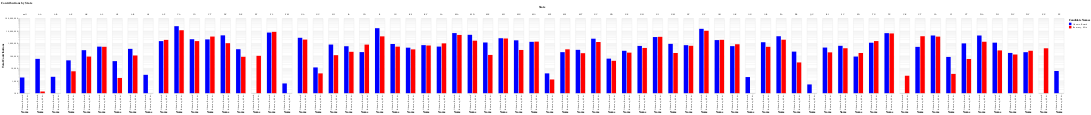

Notebook cell for this chart:
### Markdown cell above
## Task 5.1 Grouped Bar Charts (7.5 points)

Let us start with something simple that should nevertheless make you try multiple ideas in Altair. We are going to create a grouped bar chart where we display the total amount of contributions obtained by Obama and Romney for each state. So there will be a "group" for Texas, one for California and so on. Within each group, there will be two bars - one for Obama and one for Romney. The y-axis will be the sum of the contribution amounts.

Here is the checklist of things that your chart should be able to handle.

1. Think carefully about the visual channels. Hint: you will need X, Y, Color and Column. Which attribute should be associated with which channel?
2. You should have to do an aggregation operation of sum for the contribution amount.
3. Your chart should have the title of "Contributions by State"
4. The X axis should have the title of "Name"
5. The Y axis should have the title of "Total Contributions"
6. The Y axis should use log scale.
7. The legend should have the title "Candidate Names"
8. The bars should use blue for Obama and red for Romney.
9. The column field should have a title of "State"

Hint: Even though this looks too complicated, the code will be less than 8-10 lines. 

You can see a sample plot below. Your plot should look something like or better than this. Pro tip: open it in a different viewer (e.g. browser) for seeing it in full glory.

![T5.1](resources/t51.svg)

### Code cell
"Write your code here"
import numpy as np

contb_to_cand_per_state = fec_df[['contbr_st', 'cand_nm', 'contb_receipt_amt']]

bars = alt.Chart(contb_to_cand_per_state).mark_bar().encode(
    x=alt.X('cand_nm:N', title='Name'),
    y=alt.Y('sum(contb_receipt_amt)', title='Total Contributions', scale=alt.Scale(type='log')),
    color=alt.Color('cand_nm',
                    scale=alt.Scale(
                        domain=['Obama, Barack', 'Romney, Mitt'],
                        range=['blue', 'red']
                    ),
                    title='Candidate Names'
                    ),
    column=alt.Column('contbr_st:N', title='State'),
).properties(
    title = 'Contributions by State'
)

bars

### Figure 1 — Vega specification as saved in the notebook (floating-point values rounded to 4 significant figures)
{"$schema": "https://vega.github.io/schema/vega/v5.json", "data": [{"name": "source_0", "values": [{"cand_nm": "Romney, Mitt", "contbr_st": "AA", "sum_contb_receipt_amt": 135.0}, {"cand_nm": "Romney, Mitt", "contbr_st": "AE", "sum_contb_receipt_amt": 5680.0}, {"cand_nm": "Romney, Mitt", "contbr_st": "AK", "sum_contb_receipt_amt": 86200.0}, {"cand_nm": "Romney, Mitt", "contbr_st": "AL", "sum_contb_receipt_amt": 527300.0}, {"cand_nm": "Romney, Mitt", "contbr_st": "AP", "sum_contb_receipt_amt": 1655.0}, {"cand_nm": "Romney, Mitt", "contbr_st": "AR", "sum_contb_receipt_amt": 105600.0}, {"cand_nm": "Romney, Mitt", "contbr_st": "AZ", "sum_contb_receipt_amt": 1888000.0}, {"cand_nm": "Romney, Mitt", "contbr_st": "CA", "sum_contb_receipt_amt": 11240000.0}, {"cand_nm": "Romney, Mitt", "contbr_st": "CO", "sum_contb_receipt_amt": 1507000.0}, {"cand_nm": "Romney, Mitt", "contbr_st": "CT", "sum_contb_receipt_amt": 3499000.0}, {"cand_nm": "Romney, Mitt", "contbr_st": "DC", "sum_contb_receipt_amt": 1025000.0}, {"cand_nm": "Romney, Mitt", "contbr_st": "DE", "sum_contb_receipt_amt": 82710.0}, {"cand_nm": "Romney, Mitt", "contbr_st": "FF", "sum_contb_receipt_amt": 99030.0}, {"cand_nm": "Romney, Mitt", "contbr_st": "FL", "sum_contb_receipt_amt": 8338000.0}, {"cand_nm": "Romney, Mitt", "contbr_st": "GA", "sum_contb_receipt_amt": 1996000.0}, {"cand_nm": "Romney, Mitt", "contbr_st": "GU", "sum_contb_receipt_amt": 3850.0}, {"cand_nm": "Romney, Mitt", "contbr_st": "HI", "sum_contb_receipt_amt": 111800.0}, {"cand_nm": "Romney, Mitt", "contbr_st": "IA", "sum_contb_receipt_amt": 208500.0}, {"cand_nm": "Romney, Mitt", "contbr_st": "ID", "sum_contb_receipt_amt": 787200.0}, {"cand_nm": "Romney, Mitt", "contbr_st": "IL", "sum_contb_receipt_amt": 3629000.0}, {"cand_nm": "Romney, Mitt", "contbr_st": "IN", "sum_contb_receipt_amt": 542100.0}, {"cand_nm": "Romney, Mitt", "contbr_st": "KS", "sum_contb_receipt_amt": 326600.0}, {"cand_nm": "Romney, Mitt", "contbr_st": "KY", "sum_contb_receipt_amt": 666900.0}, {"cand_nm": "Romney, Mitt", "contbr_st": "LA", "sum_contb_receipt_amt": 991200.0}, {"cand_nm": "Romney, Mitt", "contbr_st": "MA", "sum_contb_receipt_amt": 4711000.0}, {"cand_nm": "Romney, Mitt", "contbr_st": "MD", "sum_contb_receipt_amt": 1634000.0}, {"cand_nm": "Romney, Mitt", "contbr_st": "ME", "sum_contb_receipt_amt": 117200.0}, {"cand_nm": "Romney, Mitt", "contbr_st": "MI", "sum_contb_receipt_amt": 2448000.0}, {"cand_nm": "Romney, Mitt", "contbr_st": "MN", "sum_contb_receipt_amt": 293700.0}, {"cand_nm": "Romney, Mitt", "contbr_st": "MO", "sum_contb_receipt_amt": 1371000.0}, {"cand_nm": "Romney, Mitt", "contbr_st": "MP", "sum_contb_receipt_amt": 1250.0}, {"cand_nm": "Romney, Mitt", "contbr_st": "MS", "sum_contb_receipt_amt": 330200.0}, {"cand_nm": "Romney, Mitt", "contbr_st": "MT", "sum_contb_receipt_amt": 161600.0}, {"cand_nm": "Romney, Mitt", "contbr_st": "NC", "sum_contb_receipt_amt": 1274000.0}, {"cand_nm": "Romney, Mitt", "contbr_st": "ND", "sum_contb_receipt_amt": 39390.0}, {"cand_nm": "Romney, Mitt", "contbr_st": "NE", "sum_contb_receipt_amt": 178600.0}, {"cand_nm": "Romney, Mitt", "contbr_st": "NH", "sum_contb_receipt_amt": 424800.0}, {"cand_nm": "Romney, Mitt", "contbr_st": "NJ", "sum_contb_receipt_amt": 3333000.0}, {"cand_nm": "Romney, Mitt", "contbr_st": "NM", "sum_contb_receipt_amt": 168000.0}, {"cand_nm": "Romney, Mitt", "contbr_st": "NV", "sum_contb_receipt_amt": 630000.0}, {"cand_nm": "Romney, Mitt", "contbr_st": "NY", "sum_contb_receipt_amt": 10180000.0}, {"cand_nm": "Romney, Mitt", "contbr_st": "OH", "sum_contb_receipt_amt": 1902000.0}, {"cand_nm": "Romney, Mitt", "contbr_st": "OK", "sum_contb_receipt_amt": 839500.0}, {"cand_nm": "Romney, Mitt", "contbr_st": "OR", "sum_contb_receipt_amt": 526200.0}, {"cand_nm": "Romney, Mitt", "contbr_st": "PA", "sum_contb_receipt_amt": 1942000.0}, {"cand_nm": "Romney, Mitt", "contbr_st": "PR", "sum_contb_receipt_amt": 29120.0}, {"cand_nm": "Romney, Mitt", "contbr_st": "RI", "sum_contb_receipt_amt": 187900.0}, {"cand_nm": "Romney, Mitt", "contbr_st": "SC", "sum_contb_receipt_amt": 402700.0}, {"cand_nm": "Romney, Mitt", "contbr_st": "SD", "sum_contb_receipt_amt": 166600.0}, {"cand_nm": "Romney, Mitt", "contbr_st": "TN", "sum_contb_receipt_amt": 1517000.0}, {"cand_nm": "Romney, Mitt", "contbr_st": "TX", "sum_contb_receipt_amt": 6222000.0}, {"cand_nm": "Romney, Mitt", "contbr_st": "UK", "sum_contb_receipt_amt": 2500.0}, {"cand_nm": "Romney, Mitt", "contbr_st": "UT", "sum_contb_receipt_amt": 3717000.0}, {"cand_nm": "Romney, Mitt", "contbr_st": "VA", "sum_contb_receipt_amt": 3466000.0}, {"cand_nm": "Romney, Mitt", "contbr_st": "VI", "sum_contb_receipt_amt": 3500.0}, {"cand_nm": "Romney, Mitt", "contbr_st": "VT", "sum_contb_receipt_amt": 55230.0}, {"cand_nm": "Romney, Mitt", "contbr_st": "WA", "sum_contb_receipt_amt": 1342000.0}, {"cand_nm": "Romney, Mitt", "contbr_st": "WI", "sum_contb_receipt_amt": 270300.0}, {"cand_nm": "Romney, Mitt", "contbr_st": "WV", "sum_contb_receipt_amt": 126700.0}, {"cand_nm": "Romney, Mitt", "contbr_st": "WY", "sum_contb_receipt_amt": 252600.0}, {"cand_nm": "Romney, Mitt", "contbr_st": "XX", "sum_contb_receipt_amt": 400200.0}, {"cand_nm": "Obama, Barack", "contbr_st": "AA", "sum_contb_receipt_amt": 56400.0}, {"cand_nm": "Obama, Barack", "contbr_st": "AB", "sum_contb_receipt_amt": 2048.0}, {"cand_nm": "Obama, Barack", "contbr_st": "AE", "sum_contb_receipt_amt": 42970.0}, {"cand_nm": "Obama, Barack", "contbr_st": "AK", "sum_contb_receipt_amt": 281800.0}, {"cand_nm": "Obama, Barack", "contbr_st": "AL", "sum_contb_receipt_amt": 543100.0}, {"cand_nm": "Obama, Barack", "contbr_st": "AP", "sum_contb_receipt_amt": 37130.0}, {"cand_nm": "Obama, Barack", "contbr_st": "AR", "sum_contb_receipt_amt": 359200.0}, {"cand_nm": "Obama, Barack", "contbr_st": "AS", "sum_contb_receipt_amt": 2955.0}, {"cand_nm": "Obama, Barack", "contbr_st": "AZ", "sum_contb_receipt_amt": 1506000.0}, {"cand_nm": "Obama, Barack", "contbr_st": "CA", "sum_contb_receipt_amt": 23820000.0}, {"cand_nm": "Obama, Barack", "contbr_st": "CO", "sum_contb_receipt_amt": 2132000.0}, {"cand_nm": "Obama, Barack", "contbr_st": "CT", "sum_contb_receipt_amt": 2068000.0}, {"cand_nm": "Obama, Barack", "contbr_st": "DC", "sum_contb_receipt_amt": 4374000.0}, {"cand_nm": "Obama, Barack", "contbr_st": "DE", "sum_contb_receipt_amt": 336700.0}, {"cand_nm": "Obama, Barack", "contbr_st": "FL", "sum_contb_receipt_amt": 7318000.0}, {"cand_nm": "Obama, Barack", "contbr_st": "FM", "sum_contb_receipt_amt": 600.0}, {"cand_nm": "Obama, Barack", "contbr_st": "GA", "sum_contb_receipt_amt": 2786000.0}, {"cand_nm": "Obama, Barack", "contbr_st": "GU", "sum_contb_receipt_amt": 11580.0}, {"cand_nm": "Obama, Barack", "contbr_st": "HI", "sum_contb_receipt_amt": 795200.0}, {"cand_nm": "Obama, Barack", "contbr_st": "IA", "sum_contb_receipt_amt": 584800.0}, {"cand_nm": "Obama, Barack", "contbr_st": "ID", "sum_contb_receipt_amt": 197500.0}, {"cand_nm": "Obama, Barack", "contbr_st": "IL", "sum_contb_receipt_amt": 16440000.0}, {"cand_nm": "Obama, Barack", "contbr_st": "IN", "sum_contb_receipt_amt": 883700.0}, {"cand_nm": "Obama, Barack", "contbr_st": "KS", "sum_contb_receipt_amt": 448000.0}, {"cand_nm": "Obama, Barack", "contbr_st": "KY", "sum_contb_receipt_amt": 715000.0}, {"cand_nm": "Obama, Barack", "contbr_st": "LA", "sum_contb_receipt_amt": 548000.0}, {"cand_nm": "Obama, Barack", "contbr_st": "MA", "sum_contb_receipt_amt": 6649000.0}, {"cand_nm": "Obama, Barack", "contbr_st": "MD", "sum_contb_receipt_amt": 4833000.0}, {"cand_nm": "Obama, Barack", "contbr_st": "ME", "sum_contb_receipt_amt": 1168000.0}, {"cand_nm": "Obama, Barack", "contbr_st": "MI", "sum_contb_receipt_amt": 2570000.0}, {"cand_nm": "Obama, Barack", "contbr_st": "MN", "sum_contb_receipt_amt": 1744000.0}, {"cand_nm": "Obama, Barack", "contbr_st": "MO", "sum_contb_receipt_amt": 1321000.0}, {"cand_nm": "Obama, Barack", "contbr_st": "MP", "sum_contb_receipt_amt": 3855.0}, {"cand_nm": "Obama, Barack", "contbr_st": "MS", "sum_contb_receipt_amt": 195200.0}, {"cand_nm": "Obama, Barack", "contbr_st": "MT", "sum_contb_receipt_amt": 300200.0}, {"cand_nm": "Obama, Barack", "contbr_st": null, "sum_contb_receipt_amt": 1800.0}, {"cand_nm": "Obama, Barack", "contbr_st": "NC", "sum_contb_receipt_amt": 2357000.0}, {"cand_nm": "Obama, Barack", "contbr_st": "ND", "sum_contb_receipt_amt": 59000.0}, {"cand_nm": "Obama, Barack", "contbr_st": "NE", "sum_contb_receipt_amt": 251300.0}, {"cand_nm": "Obama, Barack", "contbr_st": "NH", "sum_contb_receipt_amt": 617000.0}, {"cand_nm": "Obama, Barack", "contbr_st": "NJ", "sum_contb_receipt_amt": 3203000.0}, {"cand_nm": "Obama, Barack", "contbr_st": "NM", "sum_contb_receipt_amt": 906200.0}, {"cand_nm": "Obama, Barack", "contbr_st": "NV", "sum_contb_receipt_amt": 710700.0}, {"cand_nm": "Obama, Barack", "contbr_st": "NY", "sum_contb_receipt_amt": 14650000.0}, {"cand_nm": "Obama, Barack", "contbr_st": "OH", "sum_contb_receipt_amt": 1823000.0}, {"cand_nm": "Obama, Barack", "contbr_st": "OK", "sum_contb_receipt_amt": 594300.0}, {"cand_nm": "Obama, Barack", "contbr_st": "ON", "sum_contb_receipt_amt": 1955.0}, {"cand_nm": "Obama, Barack", "contbr_st": "OR", "sum_contb_receipt_amt": 1223000.0}, {"cand_nm": "Obama, Barack", "contbr_st": "PA", "sum_contb_receipt_amt": 3713000.0}, {"cand_nm": "Obama, Barack", "contbr_st": "PR", "sum_contb_receipt_amt": 216000.0}, {"cand_nm": "Obama, Barack", "contbr_st": "QU", "sum_contb_receipt_amt": 500.0}, {"cand_nm": "Obama, Barack", "contbr_st": "RI", "sum_contb_receipt_amt": 457400.0}, {"cand_nm": "Obama, Barack", "contbr_st": "SC", "sum_contb_receipt_amt": 630700.0}, {"cand_nm": "Obama, Barack", "contbr_st": "SD", "sum_contb_receipt_amt": 86530.0}, {"cand_nm": "Obama, Barack", "contbr_st": "TN", "sum_contb_receipt_amt": 1119000.0}, {"cand_nm": "Obama, Barack", "contbr_st": "TX", "sum_contb_receipt_amt": 6571000.0}, {"cand_nm": "Obama, Barack", "contbr_st": "UT", "sum_contb_receipt_amt": 519900.0}, {"cand_nm": "Obama, Barack", "contbr_st": "VA", "sum_contb_receipt_amt": 4260000.0}, {"cand_nm": "Obama, Barack", "contbr_st": "VI", "sum_contb_receipt_amt": 80710.0}, {"cand_nm": "Obama, Barack", "contbr_st": "VT", "sum_contb_receipt_amt": 986500.0}, {"cand_nm": "Obama, Barack", "contbr_st": "WA", "sum_contb_receipt_amt": 4251000.0}, {"cand_nm": "Obama, Barack", "contbr_st": "WI", "sum_contb_receipt_amt": 1130000.0}, {"cand_nm": "Obama, Barack", "contbr_st": "WV", "sum_contb_receipt_amt": 169200.0}, {"cand_nm": "Obama, Barack", "contbr_st": "WY", "sum_contb_receipt_amt": 194000.0}, {"cand_nm": "Obama, Barack", "contbr_st": "ZZ", "sum_contb_receipt_amt": 5963.0}]}, {"name": "column_domain", "values": [{"contbr_st": "AA", "count": 2}, {"contbr_st": "AE", "count": 2}, {"contbr_st": "AK", "count": 2}, {"contbr_st": "AL", "count": 2}, {"contbr_st": "AP", "count": 2}, {"contbr_st": "AR", "count": 2}, {"contbr_st": "AZ", "count": 2}, {"contbr_st": "CA", "count": 2}, {"contbr_st": "CO", "count": 2}, {"contbr_st": "CT", "count": 2}, {"contbr_st": "DC", "count": 2}, {"contbr_st": "DE", "count": 2}, {"contbr_st": "FF", "count": 1}, {"contbr_st": "FL", "count": 2}, {"contbr_st": "GA", "count": 2}, {"contbr_st": "GU", "count": 2}, {"contbr_st": "HI", "count": 2}, {"contbr_st": "IA", "count": 2}, {"contbr_st": "ID", "count": 2}, {"contbr_st": "IL", "count": 2}, {"contbr_st": "IN", "count": 2}, {"contbr_st": "KS", "count": 2}, {"contbr_st": "KY", "count": 2}, {"contbr_st": "LA", "count": 2}, {"contbr_st": "MA", "count": 2}, {"contbr_st": "MD", "count": 2}, {"contbr_st": "ME", "count": 2}, {"contbr_st": "MI", "count": 2}, {"contbr_st": "MN", "count": 2}, {"contbr_st": "MO", "count": 2}, {"contbr_st": "MP", "count": 2}, {"contbr_st": "MS", "count": 2}, {"contbr_st": "MT", "count": 2}, {"contbr_st": "NC", "count": 2}, {"contbr_st": "ND", "count": 2}, {"contbr_st": "NE", "count": 2}, {"contbr_st": "NH", "count": 2}, {"contbr_st": "NJ", "count": 2}, {"contbr_st": "NM", "count": 2}, {"contbr_st": "NV", "count": 2}, {"contbr_st": "NY", "count": 2}, {"contbr_st": "OH", "count": 2}, {"contbr_st": "OK", "count": 2}, {"contbr_st": "OR", "count": 2}, {"contbr_st": "PA", "count": 2}, {"contbr_st": "PR", "count": 2}, {"contbr_st": "RI", "count": 2}, {"contbr_st": "SC", "count": 2}, {"contbr_st": "SD", "count": 2}, {"contbr_st": "TN", "count": 2}, {"contbr_st": "TX", "count": 2}, {"contbr_st": "UK", "count": 1}, {"contbr_st": "UT", "count": 2}, {"contbr_st": "VA", "count": 2}, {"contbr_st": "VI", "count": 2}, {"contbr_st": "VT", "count": 2}, {"contbr_st": "WA", "count": 2}, {"contbr_st": "WI", "count": 2}, {"contbr_st": "WV", "count": 2}, {"contbr_st": "WY", "count": 2}, {"contbr_st": "XX", "count": 1}, {"contbr_st": "AB", "count": 1}, {"contbr_st": "AS", "count": 1}, {"contbr_st": "FM", "count": 1}, {"contbr_st": null, "count": 1}, {"contbr_st": "ON", "count": 1}, {"contbr_st": "QU", "count": 1}, {"contbr_st": "ZZ", "count": 1}]}, {"name": "source_0_x_domain_cand_nm", "values": [{"cand_nm": "Romney, Mitt"}, {"cand_nm": "Obama, Barack"}]}], "signals": [{"name": "x_step", "value": 20}, {"name": "child_width", "update": "bandspace(domain('x').length, 0.1, 0.05) * x_step"}, {"name": "child_height", "value": 300}], "marks": [{"type": "group", "name": "column-title", "title": {"text": "State", "offset": 10, "style": "guide-title"}, "role": "column-title"}, {"type": "group", "name": "row_header", "encode": {"update": {"height": {"signal": "child_height"}}}, "axes": [{"scale": "y", "orient": "left", "grid": false, "labelOverlap": "greedy", "zindex": 0, "title": "Total Contributions"}], "role": "row-header"}, {"type": "group", "name": "column_header", "from": {"data": "column_domain"}, "sort": {"field": "datum[\"contbr_st\"]", "order": "ascending"}, "encode": {"update": {"width": {"signal": "child_width"}}}, "title": {"text": {"signal": "isValid(parent[\"contbr_st\"]) ? parent[\"contbr_st\"] : \"\"+parent[\"contbr_st\"]"}, "offset": 10, "frame": "group", "style": "guide-label"}, "role": "column-header"}, {"type": "group", "name": "column_footer", "from": {"data": "column_domain"}, "sort": {"field": "datum[\"contbr_st\"]", "order": "ascending"}, "encode": {"update": {"width": {"signal": "child_width"}}}, "axes": [{"scale": "x", "title": "Name", "labelAlign": "right", "orient": "bottom", "labelAngle": 270, "labelBaseline": "middle", "zindex": 0, "grid": false}], "role": "column-footer"}, {"type": "group", "name": "cell", "from": {"facet": {"data": "source_0", "name": "facet", "groupby": ["contbr_st"]}}, "sort": {"field": ["datum[\"contbr_st\"]"], "order": ["ascending"]}, "encode": {"update": {"height": {"signal": "child_height"}, "width": {"signal": "child_width"}}}, "marks": [{"type": "rect", "name": "child_marks", "from": {"data": "facet"}, "encode": {"update": {"width": {"signal": "max(0.25, bandwidth('x'))"}, "y": {"field": "sum_contb_receipt_amt", "scale": "y"}, "y2": {"signal": "scale('y', domain('y')[0])"}, "fill": {"field": "cand_nm", "scale": "color"}, "x": {"field": "cand_nm", "scale": "x"}}}, "style": ["bar"]}], "axes": [{"scale": "y", "gridScale": "x", "domain": false, "labels": false, "aria": false, "minExtent": 0, "orient": "left", "grid": true, "ticks": false, "zindex": 0, "maxExtent": 0}], "style": "cell"}], "scales": [{"name": "x", "type": "band", "domain": {"data": "source_0_x_domain_cand_nm", "field": "cand_nm", "sort": true}, "range": {"step": {"signal": "x_step"}}, "paddingInner": 0.1, "paddingOuter": 0.05}, {"name": "y", "type": "log", "domain": {"data": "source_0", "field": "sum_contb_receipt_amt"}, "range": [{"signal": "child_height"}, 0], "nice": true}, {"name": "color", "type": "ordinal", "domain": ["Obama, Barack", "Romney, Mitt"], "range": ["blue", "red"]}], "title": {"text": "Contributions by State", "anchor": "start"}, "legends": [{"title": "Candidate Names", "fill": "color", "symbolType": "square"}], "background": "white", "padding": 5, "layout": {"padding": 20, "offset": {"columnTitle": 10}, "columns": {"signal": "length(data('column_domain'))"}, "bounds": "full", "align": "all"}}
